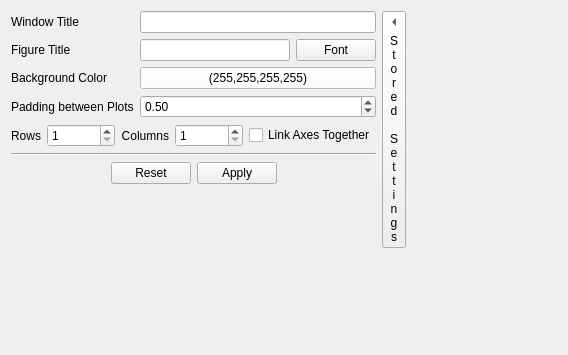
<?xml version="1.0" encoding="UTF-8"?>
<ui version="4.0">
 <class>FigureOptionsWidget</class>
 <widget class="QFigureOptionsWidget" name="FigureOptionsWidget">
  <property name="geometry">
   <rect>
    <x>0</x>
    <y>0</y>
    <width>568</width>
    <height>355</height>
   </rect>
  </property>
  <property name="windowTitle">
   <string>Form</string>
  </property>
  <layout class="QGridLayout" name="gridLayout">
   <item row="4" column="0" colspan="3">
    <layout class="QGridLayout" name="gridLayout_2">
     <item row="0" column="0">
      <widget class="QLabel" name="label_7">
       <property name="text">
        <string>Rows</string>
       </property>
       <property name="alignment">
        <set>Qt::AlignRight|Qt::AlignTrailing|Qt::AlignVCenter</set>
       </property>
      </widget>
     </item>
     <item row="0" column="2">
      <widget class="QLabel" name="label_8">
       <property name="text">
        <string>Columns</string>
       </property>
       <property name="alignment">
        <set>Qt::AlignRight|Qt::AlignTrailing|Qt::AlignVCenter</set>
       </property>
      </widget>
     </item>
     <item row="0" column="1">
      <widget class="QSpinBox" name="rows">
       <property name="sizePolicy">
        <sizepolicy hsizetype="Expanding" vsizetype="Fixed">
         <horstretch>0</horstretch>
         <verstretch>0</verstretch>
        </sizepolicy>
       </property>
       <property name="minimumSize">
        <size>
         <width>50</width>
         <height>0</height>
        </size>
       </property>
       <property name="minimum">
        <number>1</number>
       </property>
      </widget>
     </item>
     <item row="0" column="3">
      <widget class="QSpinBox" name="columns">
       <property name="sizePolicy">
        <sizepolicy hsizetype="Expanding" vsizetype="Fixed">
         <horstretch>0</horstretch>
         <verstretch>0</verstretch>
        </sizepolicy>
       </property>
       <property name="minimumSize">
        <size>
         <width>50</width>
         <height>0</height>
        </size>
       </property>
       <property name="minimum">
        <number>1</number>
       </property>
      </widget>
     </item>
     <item row="0" column="4" colspan="2">
      <widget class="QCheckBox" name="linkPlotAxes">
       <property name="layoutDirection">
        <enum>Qt::LeftToRight</enum>
       </property>
       <property name="text">
        <string>Link Axes Together</string>
       </property>
      </widget>
     </item>
    </layout>
   </item>
   <item row="0" column="1" colspan="2">
    <widget class="QLineEdit" name="windowTitle">
     <property name="sizePolicy">
      <sizepolicy hsizetype="Minimum" vsizetype="Fixed">
       <horstretch>0</horstretch>
       <verstretch>0</verstretch>
      </sizepolicy>
     </property>
     <property name="minimumSize">
      <size>
       <width>150</width>
       <height>0</height>
      </size>
     </property>
     <property name="toolTip">
      <string>Window Title Text</string>
     </property>
    </widget>
   </item>
   <item row="0" column="0">
    <widget class="QLabel" name="label_24">
     <property name="text">
      <string>Window Title</string>
     </property>
    </widget>
   </item>
   <item row="1" column="0">
    <widget class="QLabel" name="label_13">
     <property name="text">
      <string>Figure Title</string>
     </property>
    </widget>
   </item>
   <item row="1" column="1">
    <widget class="QLineEdit" name="title">
     <property name="sizePolicy">
      <sizepolicy hsizetype="Minimum" vsizetype="Fixed">
       <horstretch>0</horstretch>
       <verstretch>0</verstretch>
      </sizepolicy>
     </property>
     <property name="minimumSize">
      <size>
       <width>150</width>
       <height>0</height>
      </size>
     </property>
    </widget>
   </item>
   <item row="1" column="2">
    <widget class="QTextOptionsButton" name="titleFont">
     <property name="text">
      <string>Font</string>
     </property>
    </widget>
   </item>
   <item row="2" column="0">
    <widget class="QLabel" name="label_5">
     <property name="text">
      <string>Background Color</string>
     </property>
    </widget>
   </item>
   <item row="2" column="1" colspan="2">
    <widget class="QColorButton" name="backgroundColor">
     <property name="sizePolicy">
      <sizepolicy hsizetype="Expanding" vsizetype="Fixed">
       <horstretch>0</horstretch>
       <verstretch>0</verstretch>
      </sizepolicy>
     </property>
     <property name="minimumSize">
      <size>
       <width>55</width>
       <height>0</height>
      </size>
     </property>
     <property name="maximumSize">
      <size>
       <width>16777215</width>
       <height>16777215</height>
      </size>
     </property>
     <property name="styleSheet">
      <string notr="true">background-color: rgb(255, 255, 255);
color: rgb(0, 0, 0);
</string>
     </property>
     <property name="text">
      <string>(255,255,255,255)</string>
     </property>
    </widget>
   </item>
   <item row="3" column="0">
    <widget class="QLabel" name="label_20">
     <property name="text">
      <string>Padding between Plots</string>
     </property>
    </widget>
   </item>
   <item row="3" column="1" colspan="2">
    <widget class="QDoubleSpinBox" name="axesPadding">
     <property name="singleStep">
      <double>0.100000000000000</double>
     </property>
     <property name="value">
      <double>0.500000000000000</double>
     </property>
    </widget>
   </item>
   <item row="3" column="4">
    <spacer name="horizontalSpacer">
     <property name="orientation">
      <enum>Qt::Horizontal</enum>
     </property>
     <property name="sizeHint" stdset="0">
      <size>
       <width>40</width>
       <height>20</height>
      </size>
     </property>
    </spacer>
   </item>
   <item row="5" column="0" colspan="3">
    <widget class="Line" name="line_2">
     <property name="orientation">
      <enum>Qt::Horizontal</enum>
     </property>
    </widget>
   </item>
   <item row="6" column="0" colspan="3">
    <widget class="QDialogButtonBox" name="buttons">
     <property name="orientation">
      <enum>Qt::Horizontal</enum>
     </property>
     <property name="standardButtons">
      <set>QDialogButtonBox::Apply|QDialogButtonBox::Reset</set>
     </property>
     <property name="centerButtons">
      <bool>true</bool>
     </property>
    </widget>
   </item>
   <item row="8" column="3">
    <spacer name="verticalSpacer">
     <property name="orientation">
      <enum>Qt::Vertical</enum>
     </property>
     <property name="sizeHint" stdset="0">
      <size>
       <width>20</width>
       <height>40</height>
      </size>
     </property>
    </spacer>
   </item>
   <item row="0" column="3" rowspan="8">
    <widget class="QStoredSettingsButton" name="storedSettingsButton">
     <property name="sizePolicy">
      <sizepolicy hsizetype="Fixed" vsizetype="Expanding">
       <horstretch>0</horstretch>
       <verstretch>0</verstretch>
      </sizepolicy>
     </property>
     <property name="maximumSize">
      <size>
       <width>26</width>
       <height>16777215</height>
      </size>
     </property>
     <property name="text">
      <string>S
t
o
r
e
d

S
e
t
t
i
n
g
s</string>
     </property>
     <property name="toolButtonStyle">
      <enum>Qt::ToolButtonTextUnderIcon</enum>
     </property>
     <property name="arrowType">
      <enum>Qt::LeftArrow</enum>
     </property>
    </widget>
   </item>
  </layout>
  <zorder>windowTitle</zorder>
  <zorder>label_24</zorder>
  <zorder>label_13</zorder>
  <zorder>title</zorder>
  <zorder>titleFont</zorder>
  <zorder>label_5</zorder>
  <zorder>backgroundColor</zorder>
  <zorder>label_20</zorder>
  <zorder>axesPadding</zorder>
  <zorder>horizontalSpacer</zorder>
  <zorder>line_2</zorder>
  <zorder>buttons</zorder>
  <zorder>verticalSpacer</zorder>
  <zorder>storedSettingsButton</zorder>
 </widget>
 <customwidgets>
  <customwidget>
   <class>QColorButton</class>
   <extends>QPushButton</extends>
   <header>gui/QColorButton</header>
   <slots>
    <slot>createColorDialog()</slot>
   </slots>
  </customwidget>
  <customwidget>
   <class>QStoredSettingsButton</class>
   <extends>QToolButton</extends>
   <header>gui/QStoredSettingsButton</header>
   <slots>
    <slot>toggleWidget()</slot>
   </slots>
  </customwidget>
  <customwidget>
   <class>QTextOptionsButton</class>
   <extends>QPushButton</extends>
   <header>gui/QTextOptionsButton</header>
   <slots>
    <slot>showTextOptionsWidget()</slot>
   </slots>
  </customwidget>
  <customwidget>
   <class>QFigureOptionsWidget</class>
   <extends>QWidget</extends>
   <header>gui/QFigureOptionsWidget</header>
   <container>1</container>
  </customwidget>
 </customwidgets>
 <tabstops>
  <tabstop>windowTitle</tabstop>
 </tabstops>
 <resources/>
 <connections>
  <connection>
   <sender>backgroundColor</sender>
   <signal>clicked()</signal>
   <receiver>backgroundColor</receiver>
   <slot>createColorDialog()</slot>
   <hints>
    <hint type="sourcelabel">
     <x>393</x>
     <y>92</y>
    </hint>
    <hint type="destinationlabel">
     <x>393</x>
     <y>92</y>
    </hint>
   </hints>
  </connection>
  <connection>
   <sender>titleFont</sender>
   <signal>clicked()</signal>
   <receiver>titleFont</receiver>
   <slot>showTextOptionsWidget()</slot>
   <hints>
    <hint type="sourcelabel">
     <x>393</x>
     <y>60</y>
    </hint>
    <hint type="destinationlabel">
     <x>365</x>
     <y>54</y>
    </hint>
   </hints>
  </connection>
  <connection>
   <sender>buttons</sender>
   <signal>clicked(QAbstractButton*)</signal>
   <receiver>FigureOptionsWidget</receiver>
   <slot>buttonClickHandler(QAbstractButton*)</slot>
   <hints>
    <hint type="sourcelabel">
     <x>247</x>
     <y>279</y>
    </hint>
    <hint type="destinationlabel">
     <x>252</x>
     <y>248</y>
    </hint>
   </hints>
  </connection>
  <connection>
   <sender>storedSettingsButton</sender>
   <signal>clicked()</signal>
   <receiver>storedSettingsButton</receiver>
   <slot>toggleWidget()</slot>
   <hints>
    <hint type="sourcelabel">
     <x>429</x>
     <y>81</y>
    </hint>
    <hint type="destinationlabel">
     <x>412</x>
     <y>121</y>
    </hint>
   </hints>
  </connection>
 </connections>
 <slots>
  <slot>buttonClickHandler(QAbstractButton*)</slot>
 </slots>
</ui>
